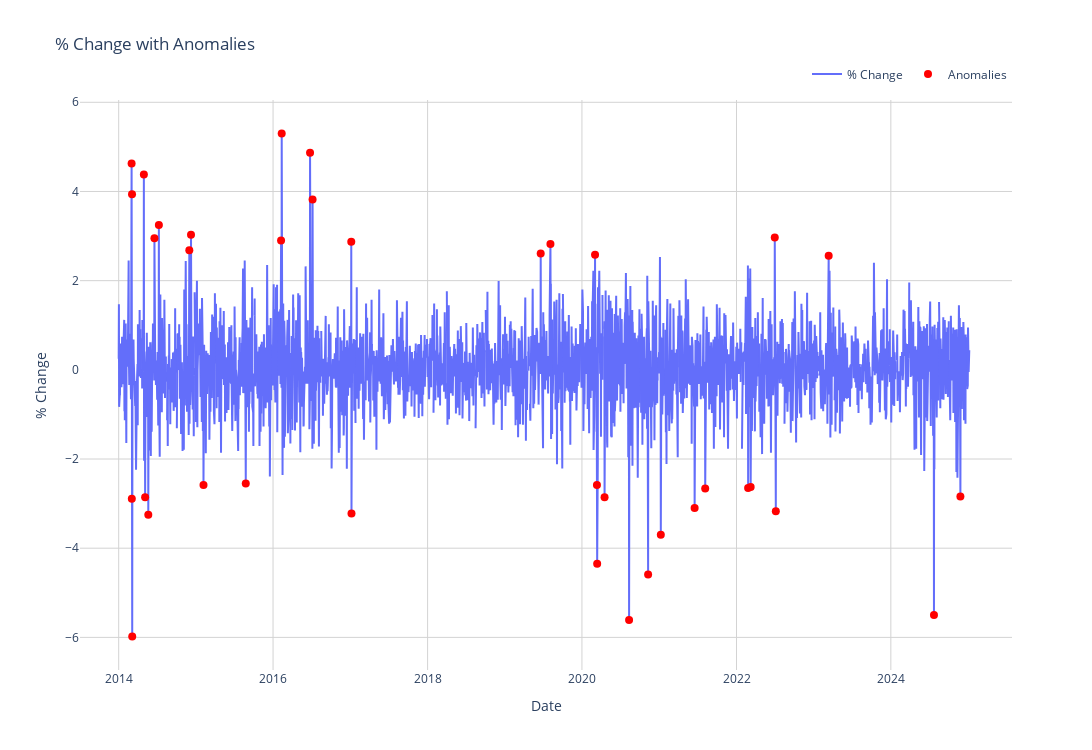

The cell this chart's notebook holds for it:
### Code cell
fig = go.Figure()

fig.add_trace(go.Scatter(
    x=gold_dataset.index,
    y=gold_dataset['Chg%'],
    mode='lines',
    name='% Change'
))

# Add the anomalies as red markers
fig.add_trace(go.Scatter(
    x=anomalies.index,
    y=anomalies['Chg%'],
    mode='markers',
    name='Anomalies',
    marker=dict(color='red', size=8),
    hovertemplate='Date: %{x}<br>Change: %{y:.2f}%'
))

# Update layout
fig.update_layout(
    title='% Change with Anomalies',
    xaxis_title='Date',
    yaxis_title='% Change',
    showlegend=True,
    width=1200,
    height=750,
    legend=dict(orientation='h', yanchor='bottom', y=1.02, xanchor='right', x=1),
    plot_bgcolor='white',
    hovermode='x unified'
)

# Add grid lines
fig.update_xaxes(showgrid=True, gridwidth=1, gridcolor='LightGrey')
fig.update_yaxes(showgrid=True, gridwidth=1, gridcolor='LightGrey')

fig.show()

### Figure 1 — Plotly figure (JSON) as saved in the notebook; plotly's stock layout.template omitted (floating-point values rounded to 4 significant figures; data arrays with more than 128 entries replaced by an {"elided": "..."} marker saying what was removed)
{"data": [{"mode": "lines", "name": "% Change", "type": "scatter", "x": {"elided": "2874 str values"}, "y": {"elided": "2874 float values"}}, {"hovertemplate": "Date: %{x}<br>Change: %{y:.2f}%", "marker": {"color": "red", "size": 8}, "mode": "markers", "name": "Anomalies", "type": "scatter", "x": ["2014-03-03T00:00:00.000000000", "2014-03-04T00:00:00.000000000", "2014-03-05T00:00:00.000000000", "2014-03-06T00:00:00.000000000", "2014-04-30T00:00:00.000000000", "2014-05-06T00:00:00.000000000", "2014-05-21T00:00:00.000000000", "2014-06-19T00:00:00.000000000", "2014-07-10T00:00:00.000000000", "2014-12-01T00:00:00.000000000", "2014-12-09T00:00:00.000000000", "2015-02-06T00:00:00.000000000", "2015-08-25T00:00:00.000000000", "2016-02-08T00:00:00.000000000", "2016-02-11T00:00:00.000000000", "2016-06-24T00:00:00.000000000", "2016-07-06T00:00:00.000000000", "2017-01-05T00:00:00.000000000", "2017-01-06T00:00:00.000000000", "2019-06-20T00:00:00.000000000", "2019-08-05T00:00:00.000000000", "2020-03-03T00:00:00.000000000", "2020-03-12T00:00:00.000000000", "2020-03-13T00:00:00.000000000", "2020-04-17T00:00:00.000000000", "2020-08-11T00:00:00.000000000", "2020-11-09T00:00:00.000000000", "2021-01-08T00:00:00.000000000", "2021-06-17T00:00:00.000000000", "2021-08-06T00:00:00.000000000", "2022-02-25T00:00:00.000000000", "2022-03-09T00:00:00.000000000", "2022-07-01T00:00:00.000000000", "2022-07-06T00:00:00.000000000", "2023-03-13T00:00:00.000000000", "2024-07-23T00:00:00.000000000", "2024-11-25T00:00:00.000000000"], "y": [4.63, -2.89, 3.94, -5.98, 4.38, -2.86, -3.25, 2.95, 3.25, 2.68, 3.03, -2.58, -2.55, 2.9, 5.3, 4.87, 3.82, 2.87, -3.22, 2.61, 2.82, 2.58, -2.58, -4.35, -2.86, -5.61, -4.59, -3.7, -3.1, -2.66, -2.65, -2.63, 2.97, -3.17, 2.56, -5.5, -2.84]}], "layout": {"height": 750, "hovermode": "x unified", "legend": {"orientation": "h", "x": 1, "xanchor": "right", "y": 1.02, "yanchor": "bottom"}, "plot_bgcolor": "white", "showlegend": true, "title": {"text": "% Change with Anomalies"}, "width": 1200, "xaxis": {"gridcolor": "LightGrey", "gridwidth": 1, "showgrid": true, "title": {"text": "Date"}}, "yaxis": {"gridcolor": "LightGrey", "gridwidth": 1, "showgrid": true, "title": {"text": "% Change"}}}}
